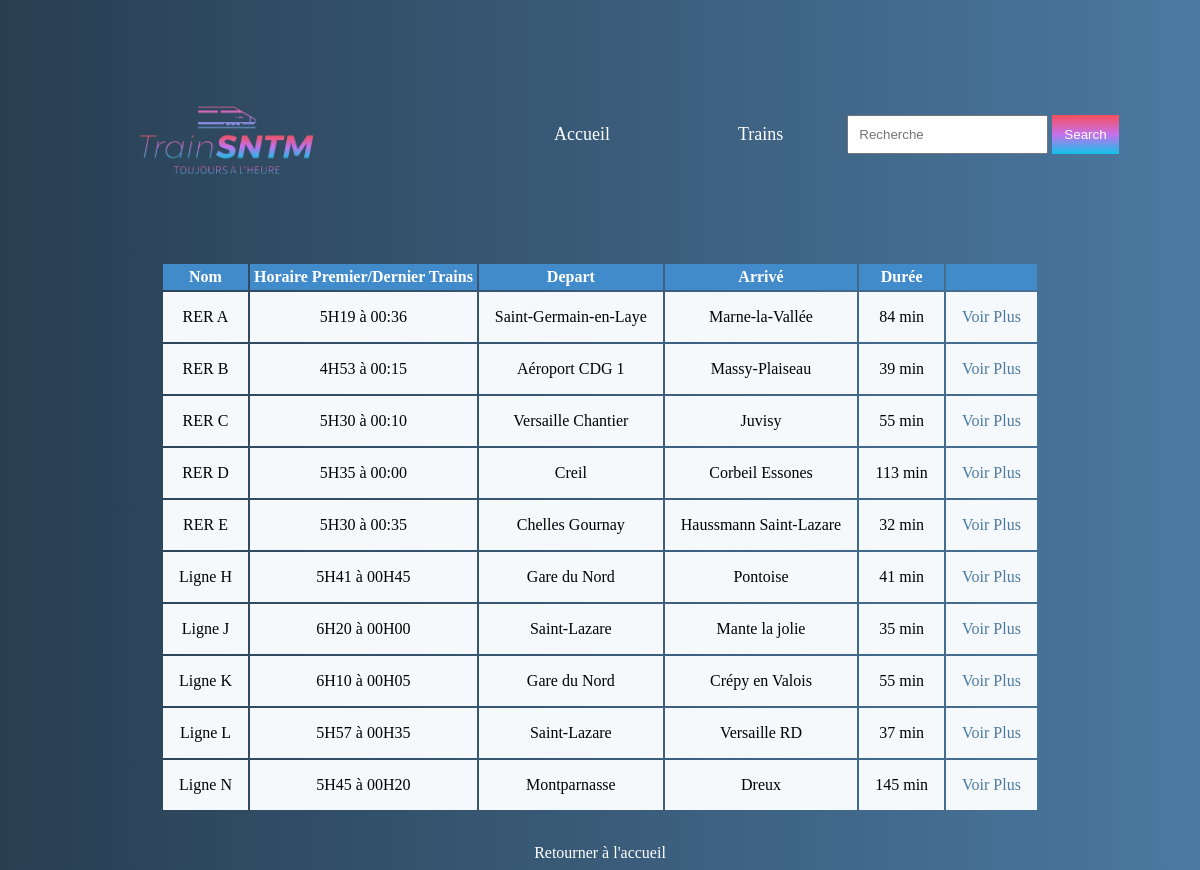
Screenshot of /train/liste/ with the database file from the repository.
### train/models.py (models this page shows)
class Trains(models.Model) :
    trainID = models.AutoField(primary_key = True)
    title = models.CharField(max_length = 100)
    horaire = models.CharField(max_length = 2000)
    Depart = models.CharField(max_length = 1000)
    Arrive = models.CharField(max_length = 1000)
    Temps = models.IntegerField()

### train/views.py (the view)
# urls.py: path('liste/', views.liste, name = 'liste'),
def liste (request) :
    TouslesTrains = Trains.objects.all()
    return render(request, "train/liste.html", {
        "ListeTrains" : TouslesTrains,
    })

### train/templates/train/liste.html (shortened to what this page needs)
{% load static%}
<!DOCTYPE html>
<html lang="fr">
<head>
    <link rel="stylesheet" href="{% static 'train/liste.css' %}">
</head>
<body>
    <header>
        <nav id="nav" class="">
            <a href="">
                <img id="Logo" src="{% static 'train/imgT/Logo.png' %}" alt="Logo site">
            </a>
            <ul>
                <li><a href="http://127.0.0.1:8000/train/accueil/" class="nav-links">Accueil</a></li>
                <li><a href="#" class="nav-links">Trains</a></li>
                <li><input type="search" id="searchbar" placeholder="Recherche" />
                    <button id="Loupe">Search</button>
                </li>
            </ul>
        </nav>
    </header>
    <div class="container">
        <table class="table">
            <tbody>
                <tr>
                    <th>Nom</th>
                    <th>Horaire Premier/Dernier Trains</th>
                    <th>Depart </th>
                    <th>Arrivé </th>
                    <th>Durée</th>
                    <th>&nbsp;</th>
                </tr>
                {% for trainActuel in ListeTrains %}
                <tr>
                    <td>
                        {{trainActuel.title}}
                    </td>
                    <td>
                        {{trainActuel.horaire}}
                    </td>
                    <td>
                        {{trainActuel.Depart}}
                    </td>
                    <td>
                        {{trainActuel.Arrive}}
                    </td>
                    <td>
                        {{trainActuel.Temps}} min
                    </td>
                    <td>
                        <a id="Plus_tableau" href="/train/detail/{{trainActuel.trainID}}">Voir Plus</a>
                    </td>
                </tr>
                {% endfor %}
            </tbody>
        </table>
        <section id="Choix">
            <a href="/train/accueil/">Retourner à l'accueil</a>
        </section>
</body>
</html>

### train/static/train/liste.css (style rules this page uses)
body { background: #4B79A1; background: -webkit-linear-gradient(to left, #4B79A1, #283E51); background: linear-gradient(to left, #4B79A1, #283E51); color: white; }
header { display: flex; flex-flow: row wrap; justify-content: space-between; gap: 2rem; align-items: center; padding: 0 2rem; }
header img { width: 250px; }
nav { display: flex; flex-flow: row wrap; justify-content: center; align-items: center; gap: 2rem; }
nav ul { list-style: none; display: flex; flex-flow: row wrap; align-items: center; }
nav a { text-decoration: none; color: #ffffff; padding: 4rem; font-size: large; }
#searchbar { padding: 10px; }
#Loupe { background: linear-gradient(to top, #12C2E9, #C471ED, #F64F59); color: white; border: none; padding: 12px; }
.container { display: block; text-align: center; }
.table { margin: auto; min-width: 300px; max-width: 100%; }
.table tr:first-child { border-top: none; background: #428bca; color: #fff; }
.table tr { border-top: 1px solid #ddd; border-bottom: 1px solid #ddd; background-color: #f5f9fc; width: 50px; }
td { color: black; padding: 1rem; }
th { padding: 0.25rem; }
#Plus_tableau { text-decoration: none; color: #4B79A1; }
#Choix { display: flex; gap: 2rem; align-items: center; justify-content: center; margin-top: 2rem; }
#Choix a { text-decoration: none; cursor: pointer; color: white; text-underline-offset: 1rem; }

### rows the page displays
Trains: title "RER A", horaire "5H19 à 00:36", Depart "Saint-Germain-en-Laye", Arrive "Marne-la-Vallée", Temps "84"
Trains: title "RER B", horaire "4H53 à 00:15", Depart "Aéroport CDG 1", Arrive "Massy-Plaiseau", Temps "39"
Trains: title "RER C", horaire "5H30 à 00:10", Depart "Versaille Chantier", Arrive "Juvisy", Temps "55"
Trains: title "RER D", horaire "5H35 à 00:00", Depart "Creil", Arrive "Corbeil Essones", Temps "113"
Trains: title "RER E", horaire "5H30 à 00:35", Depart "Chelles Gournay", Arrive "Haussmann Saint-Lazare", Temps "32"
Trains: title "Ligne H", horaire "5H41 à 00H45", Depart "Gare du Nord", Arrive "Pontoise", Temps "41"
Trains: title "Ligne J", horaire "6H20 à 00H00", Depart "Saint-Lazare", Arrive "Mante la jolie", Temps "35"
Trains: title "Ligne K", horaire "6H10 à 00H05", Depart "Gare du Nord", Arrive "Crépy en Valois", Temps "55"
Trains: title "Ligne L", horaire "5H57 à 00H35", Depart "Saint-Lazare", Arrive "Versaille RD", Temps "37"
Trains: title "Ligne N", horaire "5H45 à 00H20", Depart "Montparnasse", Arrive "Dreux", Temps "145"
